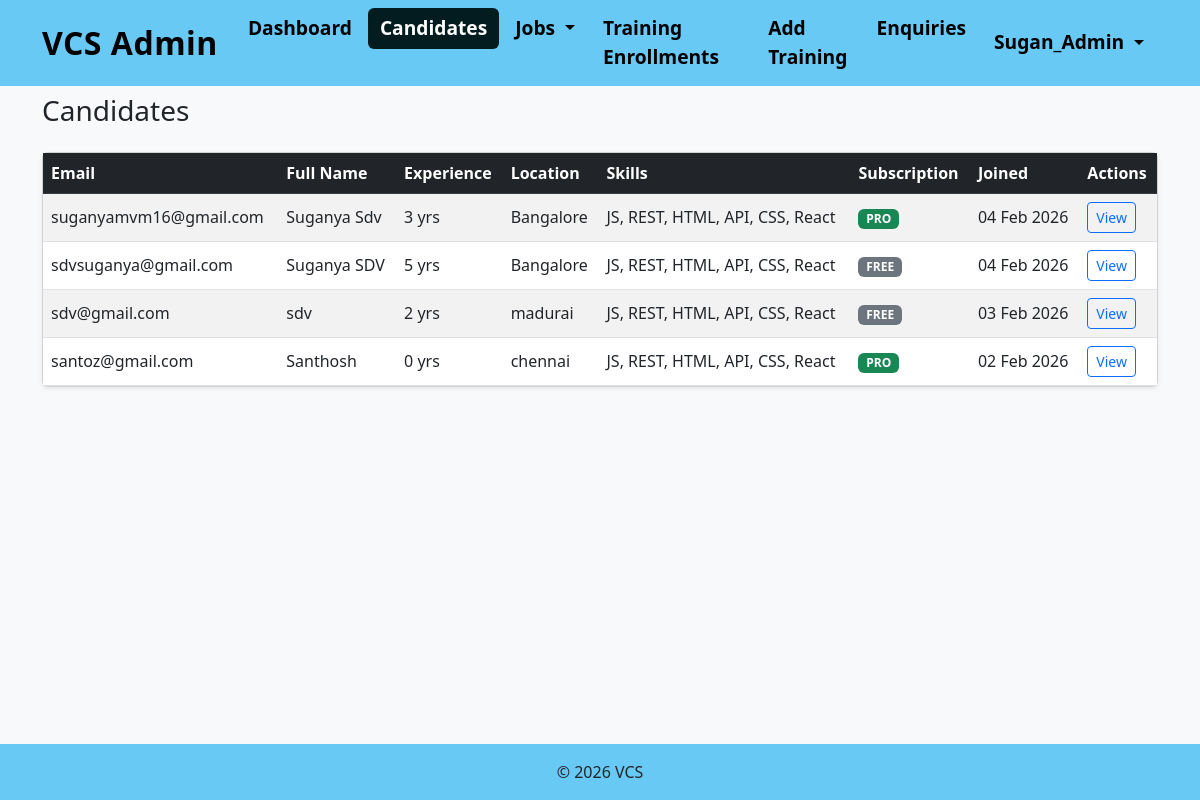
Screenshot of /auth/admin-panel/candidates/ (signed in) with the database file from the repository.
### accounts/models.py (models this page shows, shortened)
class User(AbstractUser):
    username = None  # remove username
    email = models.EmailField(unique=True)
    full_name = models.CharField(max_length=100, blank=True, null=True, default="")
    FREE = "FREE"
    PRO = "PRO"
    SUBSCRIPTION_CHOICES = [
        (FREE, "Free"),
        (PRO, "Pro"),
    ]
    subscription_type = models.CharField(
        max_length=10,
        choices=SUBSCRIPTION_CHOICES,
        default=FREE
    )
    USERNAME_FIELD = "email"
    REQUIRED_FIELDS = []
    objects = UserManager()
    def is_pro(self):
        return self.subscription_type == self.PRO

class Profile(models.Model):
    user = models.OneToOneField(
        settings.AUTH_USER_MODEL,
        on_delete=models.CASCADE,
        related_name="profile"
    )
    full_name = models.CharField(max_length=100, blank=True, null=True, default="")
    mobile_number = models.CharField(max_length=15, blank=True, null=True, default="")
    experience = models.IntegerField(null=True, blank=True)
    location = models.CharField(max_length=100, blank=True, null=True, default="")
    skills = models.CharField(max_length=255, blank=True, null=True, default="")
    resume = models.FileField(upload_to="resumes/", blank=True, null=True)
    completion_email_sent = models.BooleanField(default=False)

### accounts/decorators.py (the view)
    def wrapper(request, *args, **kwargs):
        if not request.user.is_authenticated:
            return redirect("login")
        if not request.user.is_staff:
            messages.error(request, "Access denied.")
            return redirect("dashboard")
        return view_func(request, *args, **kwargs)

### accounts/views.py (called while the page is built)
@staff_required
def candidate_list(request):
    candidates = (
        User.objects
        .filter(is_staff=False)
        .select_related("profile")
        .order_by("-date_joined")
    )
    return render(
        request,
        "accounts/candidate.html",
        {"candidates": candidates}
    )

### accounts/templates/accounts/candidate.html
{% extends "accounts/base.html" %}
{% block content %}
<h3 class="mb-4">Candidates</h3>
<div class="card shadow-sm">
  <div class="card-body p-0">
    <table class="table table-striped mb-0 align-middle">
      <thead class="table-dark">
        <tr>
          <th>Email</th>
          <th>Full Name</th>
          <th>Experience</th>
          <th>Location</th>
          <th>Skills</th>
          <th>Subscription</th>
          <th>Joined</th>
          <th>Actions</th>
        </tr>
      </thead>
      <tbody>
        {% for user in candidates %}
        <tr>
          <td>{{ user.email }}</td>
          <td>
            {{ user.profile.full_name|default:"—" }}
          </td>
          <td>
            {% if user.profile.experience is not None %}
              {{ user.profile.experience }} yrs
            {% else %}
              —
            {% endif %}
          </td>
          <td>
            {{ user.profile.location|default:"—" }}
          </td>
          <td>
            {{ user.profile.skills|default:"—" }}
          </td>
          <td>
            <span class="badge bg-{% if user.is_pro %}success{% else %}secondary{% endif %}">
              {{ user.subscription_type }}
            </span>
          </td>
          <td>
            {{ user.date_joined|date:"d M Y" }}
          </td>
          <td>
            <a
              href="{% url 'candidate_detail' user.id %}"
              class="btn btn-sm btn-outline-primary"
            >
              View
            </a>
          </td>
        </tr>
        {% empty %}
        <tr>
          <td colspan="8" class="text-center py-4">
            No candidates found.
          </td>
        </tr>
        {% endfor %}
      </tbody>
    </table>
  </div>
</div>
{% endblock %}

### accounts/templates/accounts/navbar.html (shortened to what this page needs)
<nav class="navbar navbar-expand-lg navbar-custom fixed-top">
  <div class="container">
    <a class="navbar-brand"
       href="{% if user.is_authenticated and user.is_staff %}
                {% url 'admin_home' %}
             {% else %}
                {% url 'public_home' %}
             {% endif %}">
      {% if user.is_authenticated and user.is_staff %}
        VCS Admin
      {% else %}
        VCS
      {% endif %}
    </a>
    <div class="collapse navbar-collapse" id="mainNavbar">
      {% with request.resolver_match.url_name as url_name %}
      {% if not user.is_authenticated %}
      <ul class="navbar-nav ms-auto">
        <li class="nav-item">
          <a class="nav-link {% if url_name == 'home' %}active{% endif %}"
             href="{% url 'public_home' %}">Home</a>
        </li>
        <li class="nav-item">
          <a class="nav-link {% if url_name == 'services' %}active{% endif %}"
             href="{% url 'services' %}">Services</a>
        </li>
        <li class="nav-item">
          <a class="nav-link {% if url_name == 'pricing' %}active{% endif %}"
             href="{% url 'pricing' %}">Pricing</a>
        </li>
        <li class="nav-item">
          <a class="nav-link {% if url_name == 'about' %}active{% endif %}"
             href="{% url 'about' %}">About</a>
        </li>
        <li class="nav-item">
          <a class="nav-link {% if url_name == 'contact' %}active{% endif %}"
             href="{% url 'contact' %}">Contact</a>
        </li>
        <li class="nav-item d-flex align-items-center ms-lg-3 gap-2">
          <a href="{% url 'register' %}" class="btn btn-dark px-3 py-1">
            Register
          </a>
          <a href="{% url 'login' %}" class="btn btn-outline-dark px-3 py-1">
            Login
          </a>
        </li>
      </ul>
      {% elif user.is_staff %}
      <ul class="navbar-nav me-auto">
        <li class="nav-item">
          <a class="nav-link {% if url_name == 'admin_dashboard' %}active{% endif %}"
             href="{% url 'admin_dashboard' %}">
            Dashboard
          </a>
        </li>
        <li class="nav-item">
          <a class="nav-link {% if url_name == 'candidate_list' %}active{% endif %}"
             href="{% url 'candidate_list' %}">
            Candidates
          </a>
        </li>
        <li class="nav-item dropdown">
          <a class="nav-link dropdown-toggle
             {% if url_name in 'create_job active_jobs review_jobs' %}active{% endif %}"
             href="#" data-bs-toggle="dropdown">
            Jobs
          </a>
        </li>
        <li class="nav-item">
          <a class="nav-link {% if url_name == 'admin_enrollments' %}active{% endif %}"
             href="{% url 'admin_enrollments' %}">
            Training Enrollments
          </a>
        </li>
        <li class="nav-item">
          <a class="nav-link {% if url_name == 'add_training' %}active{% endif %}"
             href="{% url 'add_training' %}">
            Add Training
          </a>
        </li>
        <li class="nav-item">
          <a class="nav-link {% if url_name == 'admin_enquiries' %}active{% endif %}"
             href="{% url 'admin_enquiries' %}">
            Enquiries
          </a>
        </li>
      </ul>
      {% endif %}
      {% if user.is_authenticated %}
        <ul class="navbar-nav ms-auto">
          <li class="nav-item dropdown">
            <a class="nav-link dropdown-toggle" href="#" data-bs-toggle="dropdown">
              {{ user.profile.full_name|default:user.email }}
            </a>
          </li>
        </ul>
        {% endif %}
      {% endwith %}
    </div>
  </div>
</nav>

### accounts/templates/accounts/base.html (style rules this page uses)
body { padding-top: 70px; background-color: #f8f9fa; }
.navbar.navbar-custom { background-color: #69c9f5; }
.navbar.navbar-custom .navbar-brand { color: #000; font-weight: bold; font-size: 2em; letter-spacing: 0.5px; transition: color 0.2s ease-in-out; }
.navbar.navbar-custom .navbar-nav .nav-link { color: #000; font-weight: bold; font-size: 1.2em; padding: 6px 12px; margin: 0 2px; border-radius: 6px; transition: background-color 0.2s ease, color 0.2s ease; }
.navbar.navbar-custom .navbar-nav .nav-link.active, .navbar.navbar-custom .navbar-nav .show > .nav-link { color: #ffffff !important; background-color: #031c1f !important; }

### rows the page displays
User: profile.full_name "Sugan_Admin"
User: email "suganyamvm16@gmail.com", profile.full_name "Suganya Sdv", profile.experience "3", profile.location "Bangalore", profile.skills "JS, REST, HTML, API, CSS, React", subscription_type "PRO", date_joined "04 Feb 2026"
User: email "sdvsuganya@gmail.com", profile.full_name "Suganya SDV", profile.experience "5", profile.location "Bangalore", profile.skills "JS, REST, HTML, API, CSS, React", subscription_type "FREE", date_joined "04 Feb 2026"
User: email "sdv@gmail.com", profile.full_name "sdv", profile.experience "2", profile.location "madurai", profile.skills "JS, REST, HTML, API, CSS, React", subscription_type "FREE", date_joined "03 Feb 2026"
User: email "santoz@gmail.com", profile.full_name "Santhosh", profile.experience "0", profile.location "chennai", profile.skills "JS, REST, HTML, API, CSS, React", subscription_type "PRO", date_joined "02 Feb 2026"
